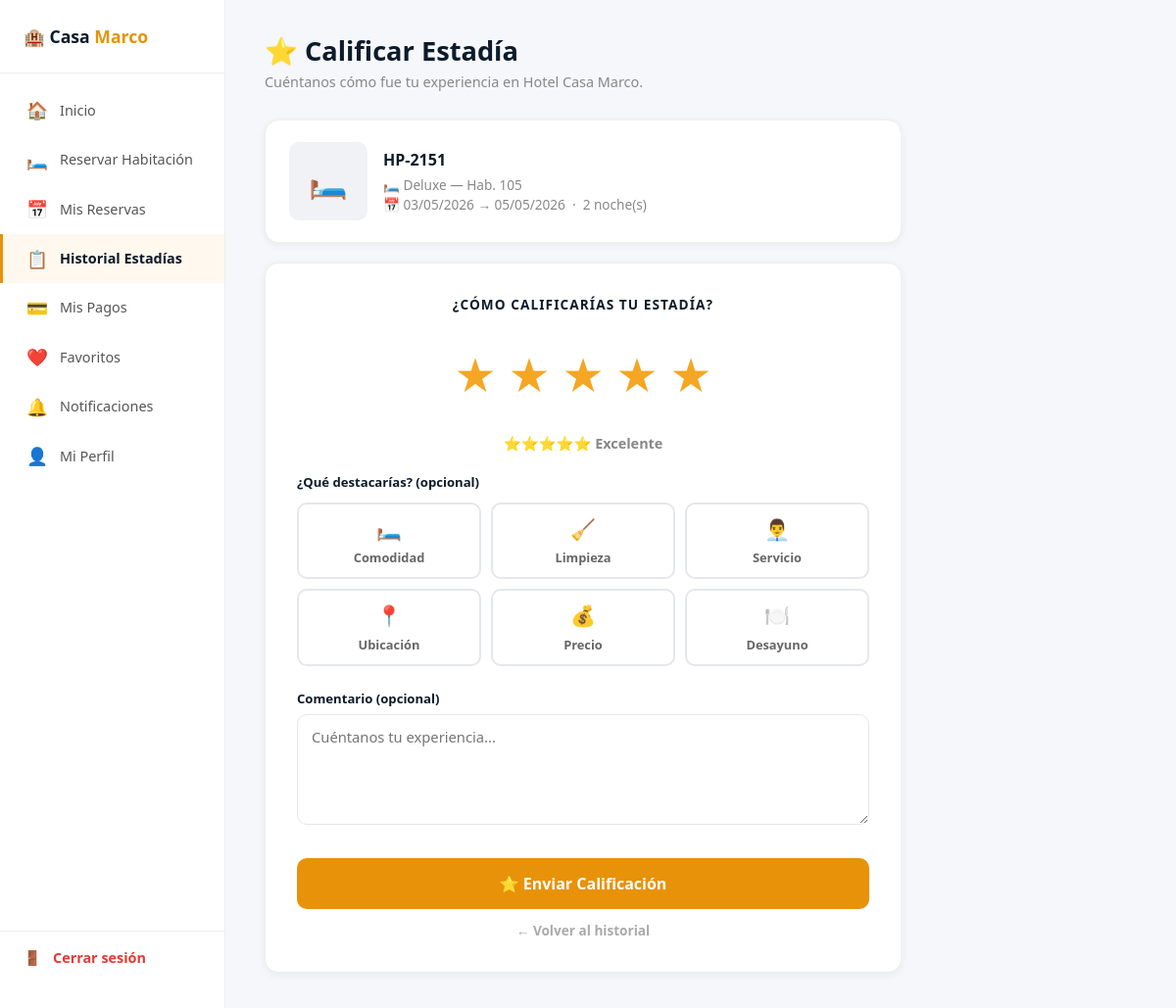
Screenshot of /calificar/1/ (signed in) with the database file from the repository.
### crud_app/models.py (models this page shows, shortened)
class Reserva(models.Model):
    ESTADOS = [
        ('pendiente',   '⏳ Pendiente'),
        ('confirmada',  '✅ Confirmada'),
        ('cancelada',   '❌ Cancelada'),
        ('completada',  '🏁 Completada'),
        ('en_curso',    '🔵 En curso'),
    ]
    usuario         = models.ForeignKey(User, on_delete=models.CASCADE, related_name='reservas')
    habitacion      = models.ForeignKey(Habitacion, on_delete=models.CASCADE, related_name='reservas')
    codigo          = models.CharField(max_length=10, unique=True)
    estado          = models.CharField(max_length=20, choices=ESTADOS, default='pendiente')
    check_in        = models.DateField(default='2024-01-01')
    check_out       = models.DateField(default='2024-01-02')
    huespedes       = models.PositiveIntegerField(default=1)
    adultos         = models.PositiveIntegerField(default=1)
    ninos           = models.PositiveIntegerField(default=0)
    total           = models.DecimalField(max_digits=10, decimal_places=2)
    nombre_huesped  = models.CharField(max_length=100, default='')
    documento       = models.CharField(max_length=20, default='')
    telefono        = models.CharField(max_length=20, default='')
    solicitudes     = models.TextField(blank=True, null=True)
    fecha_reserva   = models.DateTimeField(auto_now_add=True)
    @property
    def noches(self):
        return (self.check_out - self.check_in).days

class Habitacion(models.Model):
    TIPOS = [
        ('estandar',    '🛏️ Estándar'),
        ('deluxe',      '🛏️ Deluxe'),
        ('suite',       '⭐ Suite'),
        ('suite_ejecutiva', '👔 Suite Ejecutiva'),
        ('suite_presidencial', '👑 Suite Presidencial'),
        ('villa',       '🏡 Villa Familiar'),
    ]
    ESTADOS = [
        ('disponible',   '🟢 Disponible'),
        ('reservada',    '📋 Reservada'),
        ('ocupada',      '🔵 Ocupada'),
        ('limpieza',     '🟡 Limpieza'),
        ('mantenimiento','🔴 Mantenimiento'),
    ]
    numero          = models.CharField(max_length=10, unique=True)
    tipo            = models.CharField(max_length=30, choices=TIPOS, default='estandar')
    descripcion     = models.TextField()
    precio_noche    = models.DecimalField(max_digits=10, decimal_places=2)
    capacidad       = models.PositiveIntegerField(default=2)
    piso            = models.PositiveIntegerField(default=1)
    estado          = models.CharField(max_length=20, choices=ESTADOS, default='disponible')
    imagen          = models.ImageField(upload_to='habitaciones/', blank=True, null=True)
    imagen_url      = models.URLField(blank=True, null=True)
    amenidades      = models.TextField(blank=True, null=True)
    activa          = models.BooleanField(default=True)
    imagenes_galeria = models.TextField(blank=True, null=True)
    creado_el       = models.DateTimeField(auto_now_add=True)

### crud_app/views.py (the view, shortened to what this page needs)
# urls.py: path('calificar/<int:reserva_pk>/', views.calificar_estadia, name='calificar_estadia'),
@login_required(login_url='login')
def calificar_estadia(request, reserva_pk):
    reserva = Reserva.objects.get(pk=reserva_pk, usuario=request.user)
    if hasattr(reserva, 'calificacion'):
        messages.info(request, 'Ya calificaste esta estadía')
        return redirect('historial_estadias')
    if reserva.estado not in ['completada', 'cancelada']:
        messages.error(request, 'Solo puedes calificar estadías completadas')
        return redirect('historial_estadias')
    return render(request, 'crud_app/calificar_estadia.html', {'reserva': reserva})

### crud_app/templates/crud_app/calificar_estadia.html (shortened to what this page needs)
{% load static %}
<!DOCTYPE html>
<html lang="es">
<head>
  <link href="https://cdn.jsdelivr.net/npm/bootstrap@5.3.0/dist/css/bootstrap.min.css" rel="stylesheet">
  <link rel="stylesheet" href="https://cdnjs.cloudflare.com/ajax/libs/font-awesome/6.4.0/css/all.min.css"/>
</head>
<body>
<aside class="sidebar">
  <div class="sidebar-logo">🏨 Casa <span>Marco</span></div>
  <nav class="sidebar-nav">
    <a href="{% url 'home' %}"><span class="icon">🏠</span> Inicio</a>
    <a href="{% url 'reservar_habitacion' %}"><span class="icon">🛏️</span> Reservar Habitación</a>
    <a href="{% url 'mis_reservas' %}"><span class="icon">📅</span> Mis Reservas</a>
    <a href="{% url 'historial_estadias' %}" class="active"><span class="icon">📋</span> Historial Estadías</a>
    <a href="{% url 'mis_pagos' %}"><span class="icon">💳</span> Mis Pagos</a>
    <a href="{% url 'favoritos' %}"><span class="icon">❤️</span> Favoritos</a>
    <a href="{% url 'notificaciones' %}"><span class="icon">🔔</span> Notificaciones</a>
    <a href="{% url 'perfil_usuario' %}"><span class="icon">👤</span> Mi Perfil</a>
  </nav>
  <div class="sidebar-logout">
    <a href="{% url 'logout' %}"><span class="icon">🚪</span> Cerrar sesión</a>
  </div>
</aside>
<main class="main">
  <h1 class="page-title">⭐ Calificar Estadía</h1>
  <p class="page-sub">Cuéntanos cómo fue tu experiencia en Hotel Casa Marco.</p>
  <div class="wrapper">
    <div class="info-card">
      <div class="info-img">
        {% if reserva.habitacion.imagen_url %}
          <img src="{{ reserva.habitacion.imagen_url }}" alt="">
        {% elif reserva.habitacion.imagen %}
          <img src="{{ reserva.habitacion.imagen.url }}" alt="">
        {% else %}
          <div class="info-img-placeholder">🛏️</div>
        {% endif %}
      </div>
      <div>
        <div class="info-codigo">{{ reserva.codigo }}</div>
        <div class="info-sub">
          {{ reserva.habitacion.get_tipo_display }} — Hab. {{ reserva.habitacion.numero }}<br>
          📅 {{ reserva.check_in|date:"d/m/Y" }} → {{ reserva.check_out|date:"d/m/Y" }}
          &nbsp;·&nbsp; {{ reserva.noches }} noche(s)
        </div>
      </div>
    </div>
    <div class="form-card">
      <form method="POST">
        <div style="text-align:center;margin-bottom:8px;">
          <div style="font-size:0.85rem;font-weight:700;color:var(--azul-dark);text-transform:uppercase;letter-spacing:0.08em;">
            ¿Cómo calificarías tu estadía?
          </div>
        </div>
        <div class="estrellas-wrapper">
          <label for="star5" title="5 estrellas">★</label>
          <label for="star4" title="4 estrellas">★</label>
          <label for="star3" title="3 estrellas">★</label>
          <label for="star2" title="2 estrellas">★</label>
          <label for="star1" title="1 estrella">★</label>
        </div>
        <div class="estrella-label" id="estrella-texto">⭐⭐⭐⭐⭐ Excelente</div>
        <div style="font-size:0.82rem;font-weight:700;color:var(--azul-dark);margin-bottom:10px;">
          ¿Qué destacarías? (opcional)
        </div>
        <div class="aspectos-grid">
          <div class="aspecto-btn" onclick="toggleAspecto(this)">
            <span class="aspecto-icon">🛏️</span> Comodidad
          </div>
          <div class="aspecto-btn" onclick="toggleAspecto(this)">
            <span class="aspecto-icon">🧹</span> Limpieza
          </div>
          <div class="aspecto-btn" onclick="toggleAspecto(this)">
            <span class="aspecto-icon">👨‍💼</span> Servicio
          </div>
          <div class="aspecto-btn" onclick="toggleAspecto(this)">
            <span class="aspecto-icon">📍</span> Ubicación
          </div>
          <div class="aspecto-btn" onclick="toggleAspecto(this)">
            <span class="aspecto-icon">💰</span> Precio
          </div>
          <div class="aspecto-btn" onclick="toggleAspecto(this)">
            <span class="aspecto-icon">🍽️</span> Desayuno
          </div>
        </div>
        <div class="form-group">
          <label class="form-label">Comentario (opcional)</label>
          <textarea name="comentario" class="form-input" rows="4"
                    placeholder="Cuéntanos tu experiencia..."></textarea>
        </div>
        <button type="submit" class="btn-enviar">⭐ Enviar Calificación</button>
        <a href="{% url 'historial_estadias' %}" class="btn-volver">← Volver al historial</a>
      </form>
    </div>
  </div>
</main>
</body>
</html>

### crud_app/templates/crud_app/calificar_estadia.html (style rules this page uses)
:root { --naranja: #E8920A; --azul-dark: #0D1B2A; }
* { box-sizing: border-box; margin: 0; padding: 0; }
body { font-family: 'Segoe UI', sans-serif; background: #f5f7fa; display: flex; min-height: 100vh; }
.sidebar { width: 230px; background: white; border-right: 1px solid #eee; display: flex; flex-direction: column; padding: 24px 0; position: fixed; top: 0; left: 0; bottom: 0; z-index: 100; }
.sidebar-logo { padding: 0 24px 24px; border-bottom: 1px solid #eee; font-size: 1.1rem; font-weight: 900; color: var(--azul-dark); }
.sidebar-logo span { color: var(--naranja); }
.sidebar-nav { padding: 12px 0; flex: 1; }
.sidebar-nav a { display: flex; align-items: center; gap: 12px; padding: 12px 24px; color: #555; text-decoration: none; font-size: 0.9rem; font-weight: 500; transition: all 0.2s; border-left: 3px solid transparent; }
.sidebar-nav a:hover, .sidebar-nav a.active { background: #fff8ee; color: var(--azul-dark); border-left-color: var(--naranja); font-weight: 700; }
.sidebar-nav .icon { font-size: 1.1rem; width: 22px; text-align: center; }
.sidebar-logout { padding: 16px 24px; border-top: 1px solid #eee; }
.sidebar-logout a { display: flex; align-items: center; gap: 12px; color: #e53935; text-decoration: none; font-size: 0.9rem; font-weight: 600; }
.main { margin-left: 230px; padding: 36px 40px; flex: 1; }
.page-title { font-size: 1.7rem; font-weight: 800; color: var(--azul-dark); margin-bottom: 4px; }
.page-sub { color: #888; font-size: 0.9rem; margin-bottom: 28px; }
.wrapper { max-width: 650px; }
.info-card { background: white; border-radius: 14px; padding: 22px 24px; box-shadow: 0 2px 8px rgba(0,0,0,0.06); border: 1px solid #eee; margin-bottom: 20px; display: flex; gap: 16px; align-items: center; }
.info-img { width: 80px; height: 80px; border-radius: 10px; overflow: hidden; background: #f0f2f5; flex-shrink: 0; }
.info-img-placeholder { width: 100%; height: 100%; display: flex; align-items: center; justify-content: center; font-size: 2rem; }
.info-codigo { font-size: 1rem; font-weight: 800; color: var(--azul-dark); }
.info-sub { font-size: 0.85rem; color: #888; margin-top: 4px; }
.form-card { background: white; border-radius: 14px; padding: 32px; box-shadow: 0 2px 8px rgba(0,0,0,0.06); border: 1px solid #eee; }
.estrellas-wrapper { display: flex; justify-content: center; gap: 12px; margin: 24px 0; flex-direction: row-reverse; }
.estrellas-wrapper label { font-size: 3rem; cursor: pointer; color: #ddd; transition: color 0.2s, transform 0.1s; }
.estrellas-wrapper label:hover, .estrellas-wrapper label:hover ~ label, .estrellas-wrapper input:checked ~ label { color: #F5A623; }
.estrella-label { text-align: center; font-size: 0.9rem; color: #888; margin-bottom: 20px; font-weight: 600; }
.form-label { display: block; font-size: 0.82rem; font-weight: 700; color: var(--azul-dark); margin-bottom: 6px; }
.form-input { width: 100%; padding: 11px 14px; border: 1.5px solid #e5e7eb; border-radius: 10px; font-size: 0.92rem; color: var(--azul-dark); outline: none; transition: border-color 0.2s; font-family: 'Segoe UI', sans-serif; }
.form-group { margin-bottom: 20px; }
.aspectos-grid { display: grid; grid-template-columns: repeat(3, 1fr); gap: 10px; margin-bottom: 24px; }
.aspecto-btn { padding: 10px; border-radius: 10px; border: 2px solid #e5e7eb; text-align: center; cursor: pointer; font-size: 0.8rem; font-weight: 600; color: #666; transition: all 0.2s; background: white; }
.aspecto-icon { font-size: 1.3rem; display: block; margin-bottom: 4px; }
.btn-enviar { width: 100%; padding: 14px; background: var(--naranja); color: white; border: none; border-radius: 10px; font-weight: 700; font-size: 1rem; cursor: pointer; transition: background 0.2s; margin-top: 8px; }
.btn-volver { display: block; text-align: center; margin-top: 12px; color: #aaa; font-size: 0.85rem; text-decoration: none; font-weight: 600; }

### rows the page displays
Reserva: codigo "HP-2151", habitacion.tipo "🛏️ Deluxe", habitacion.numero "105", check_in "03/05/2026", check_out "05/05/2026", noches "2"
